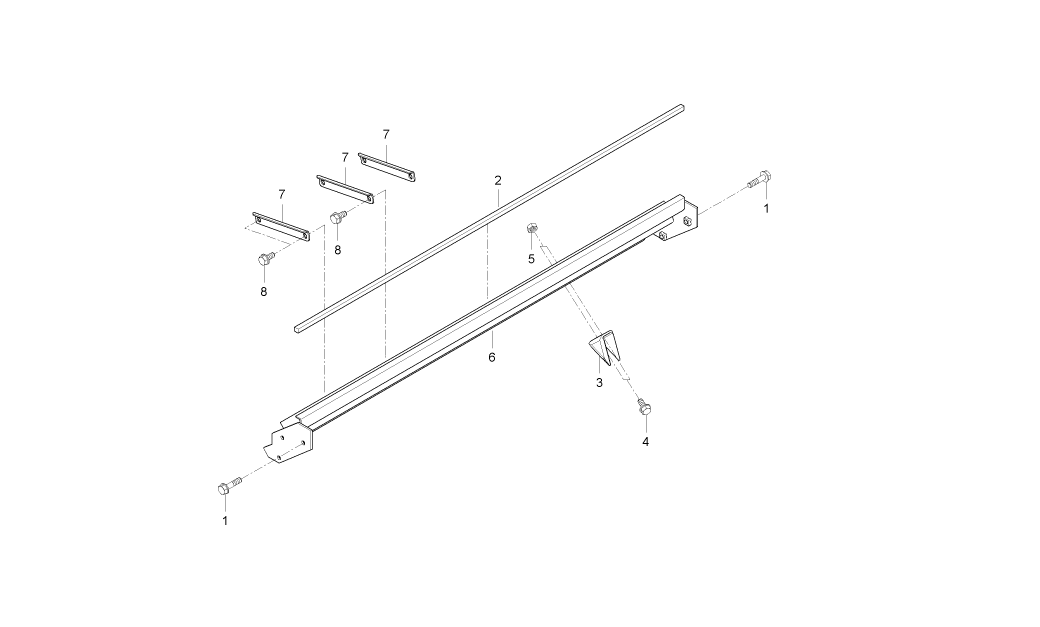
#> input picture drawing_ocr/test/CE1-G3B7001.png, 3119 x 1879 px (shown at 1/3 size)
$ python -i utils.py   (imports and definitions only)   (older library calls are emulated)
#> lines starting #> are read from the running program, lines starting #| are printed output that depends on the picture; after the words box and inside, x2 and y2 are one past the last pixel; in counts of white or black regions, pixels touching at a corner belong together
import os
import cv2
import numpy as np

HEIGHT, WIDTH = 28, 28

def sortContours(dected_list):
    connect_obj = []
    space = 13
    while True:
        if not dected_list:
            break
        cnt = 0
        [x, y, w, h] = dected_list.pop()
        for i, chk in enumerate(dected_list):
            [x_, y_, w_, h_] = chk
            #front
            if (x+w)<x_ and (x+w+space)>x_ and y-5<=y_ and y_<=y+5:
                #connect_obj.append([x, y, (x_-x+w_), h])
                dected_list.pop(i)
                dected_list.append([x, y, (x_-x+w_), h])
                cnt += 1
                break
            #back
            if (x_+w_)<x and (x_+w_+space)>x and y_-5<=y and y<=y_+5:
                #connect_obj.append([x_, y_, (x-x_+w), h_])
                dected_list.pop(i)
                dected_list.append([x_, y_, (x-x_+w), h_])
                cnt += 1
                break
        if cnt == 0 :
            connect_obj.append([x, y, w, h])
    return connect_obj

def make_image_list(src, point_list, imgPath):
    img_arr = []
    for point in point_list:
        [x, y, w, h] = point
        pad = 4
        crop = src[y-pad:y+h+pad, x-pad:x+w+pad]
        padding = cv2.resize(crop, dsize=(WIDTH, HEIGHT), interpolation=cv2.INTER_LINEAR)
        padding = np.reshape(padding, [HEIGHT,WIDTH,1])
        img_arr.append(padding)
    return img_arr

def readIMG(imgPath):
#> called with imgPath = 'test/CE1-G3B7001.png'
    img = cv2.imread(imgPath,cv2.IMREAD_GRAYSCALE)#.astype(np.float32) / 255.
#> img: shape (1879, 3119); 99.3% white; black in thin lines or dots, all inside (x1, y1, x2, y2) = (655, 312, 2313, 1575)
    _, thr = cv2.threshold(img, 127, 255, cv2.THRESH_BINARY_INV)
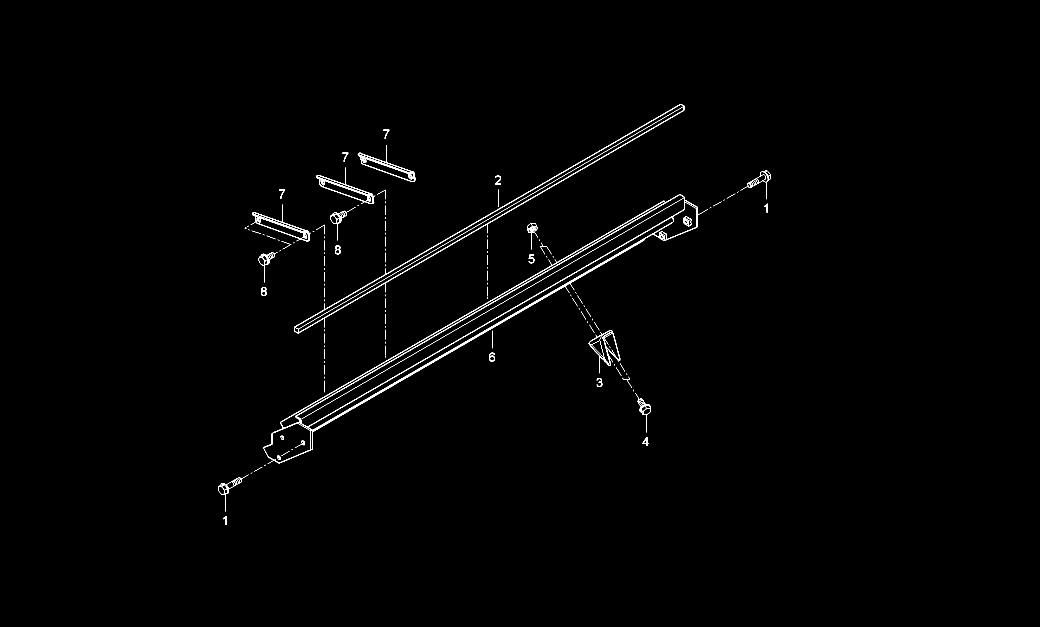
#> thr: shape (1879, 3119) (shown at 1/3 size); 0.65% white in thin lines or dots, all inside (x1, y1, x2, y2) = (655, 312, 2313, 1575)
    kernel = cv2.getStructuringElement(cv2.MORPH_CROSS,(3,3))
    opening = cv2.morphologyEx(thr, cv2.MORPH_OPEN, kernel)
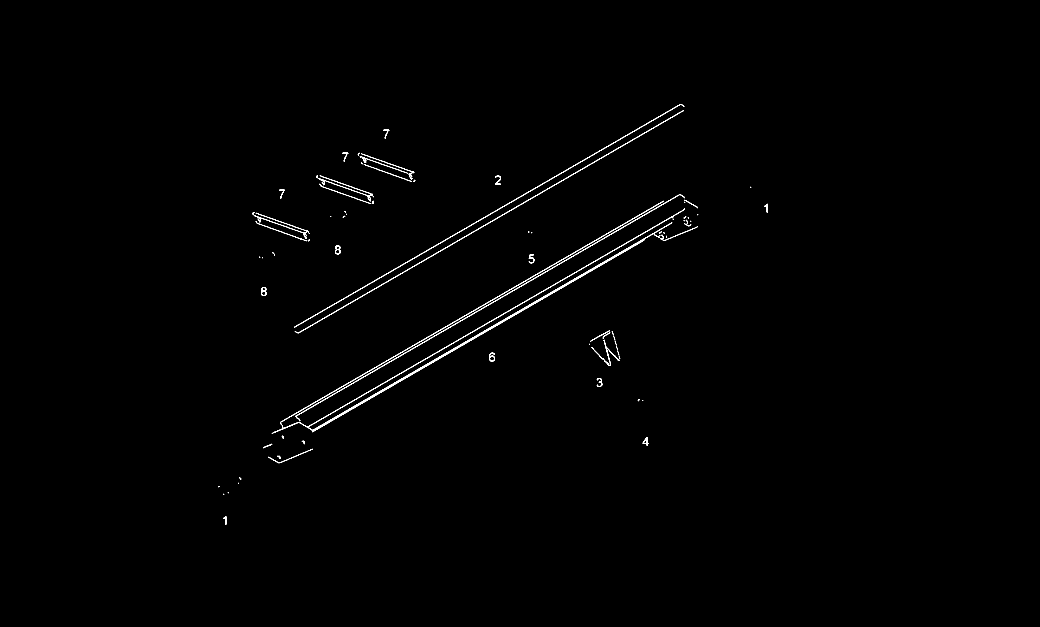
#> opening: shape (1879, 3119) (shown at 1/3 size); 0.48% white in thin lines or dots, all inside (x1, y1, x2, y2) = (655, 312, 2303, 1575)
    _, contours, hierachy = cv2.findContours(opening, cv2.RETR_EXTERNAL, cv2.CHAIN_APPROX_SIMPLE)
#> contours = 112 contours, 61 with area under 20; largest, box (x1, y1, x2, y2) and area: (897, 624, 2055, 1297) 7431, (884, 330, 2052, 1000) 1838, (882, 312, 2042, 984) 1830, (840, 602, 1992, 1274) 1825, (886, 583, 2039, 1251) 1820
    detected_obj = []
    for cnt in contours:
        [x, y, w, h] = cv2.boundingRect(cnt)
        if h>19 and h<30 and w>8 and w<30:
                detected_obj.append([x, y, w, h])
#> this loop made 112 passes
#> (x, y, w, h) on passes 1, 4, 6, 7, 8, 9, 10, 11, 12, 13, 14, 15: (669, 1548, 10, 27), (655, 1458, 4, 4), (717, 1432, 7, 7), (805, 1370, 32, 20), (832, 1367, 10, 10), (838, 1346, 100, 44), (790, 1331, 27, 14), (905, 1322, 10, 11), (1928, 1311, 18, 27), (845, 1307, 7, 10), (845, 1276, 5, 7), (815, 1266, 81, 36)
#> (cnt, x, y, w, h) on passes 2, 3, 5, 17, 21, 23: ([[671, 1481], [670, 1482], [671, 1483], [672, 1482]], 670, 1481, 3, 3), ([[684, 1477], [683, 1478], [684, 1479], [685, 1478]], 683, 1477, 3, 3), ([[715, 1448], [714, 1449], [715, 1450], [716, 1449]], 714, 1448, 3, 3), ([[1928, 1200], [1927, 1201], [1928, 1202], [1929, 1201]], 1927, 1200, 3, 3), ([[1857, 1067], [1856, 1068], [1857, 1069], [1858, 1068]], 1856, 1067, 3, 3), ([[1856, 1063], [1855, 1064], [1856, 1065], [1857, 1064]], 1855, 1063, 3, 3)
#> after the loop, detected_obj = 13 items, first 6: [669, 1548, 10, 27], [1928, 1311, 18, 27], [1790, 1134, 17, 27], [1467, 1058, 18, 27], [783, 861, 17, 27], [1586, 763, 17, 27]
    #connect nearest digit
    connect_obj = sortContours(detected_obj)
#> the loop in sortContours, `while True:` made 14 passes
#> (x, y, w, h) on passes 1 to 12: (1154, 394, 11, 22), (1031, 463, 11, 22), (1485, 527, 18, 27), (841, 574, 11, 22), (2293, 611, 10, 27), (909, 696, 12, 20), (1005, 736, 17, 27), (1586, 763, 17, 27), (783, 861, 17, 27), (1467, 1058, 18, 27), (1790, 1134, 17, 27), (1928, 1311, 18, 27)
#> after the loop in sortContours, `while True:`: connect_obj = 13 items, first 6: [1154, 394, 11, 22], [1031, 463, 11, 22], [1485, 527, 18, 27], [841, 574, 11, 22], [2293, 611, 10, 27], [909, 696, 12, 20]; dected_list = []
    #make image array list
    img_list =  make_image_list(thr, connect_obj,imgPath.split('/')[-1].split('.')[0])
#> the loop in make_image_list, `for point in point_list:` made 13 passes
#> pass 1, in make_image_list, `padding = cv2.resize(crop, dsize=(WIDTH, HEIGHT), interpolation=cv2.IN..`:
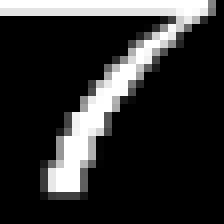
#> padding: shape (28, 28) (shown 8 times larger); min 0, max 255, mean 46.7
#> pass 3, in make_image_list, `crop = src[y-pad:y+h+pad, x-pad:x+w+pad]`:
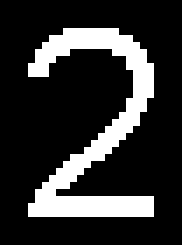
#> crop: shape (35, 26) (shown 7 times larger); 19.6% white; 1 white region, box (x1, y1, x2, y2) and area: (4, 4, 22, 31) 178
#> pass 3, in make_image_list, `padding = cv2.resize(crop, dsize=(WIDTH, HEIGHT), interpolation=cv2.IN..`:
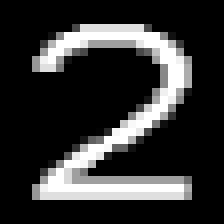
#> padding: shape (28, 28) (shown 8 times larger); min 0, max 255, mean 50.6
#> after the loop in make_image_list, `for point in point_list:`: img_arr = 13 items
#> img_list = 13 items
    img_list = np.asarray(img_list)
    return (connect_obj, img_list)

>>> result = readIMG('test/CE1-G3B7001.png')

$ run again, on drawing_ocr/test/CE1-GA23501(1).png
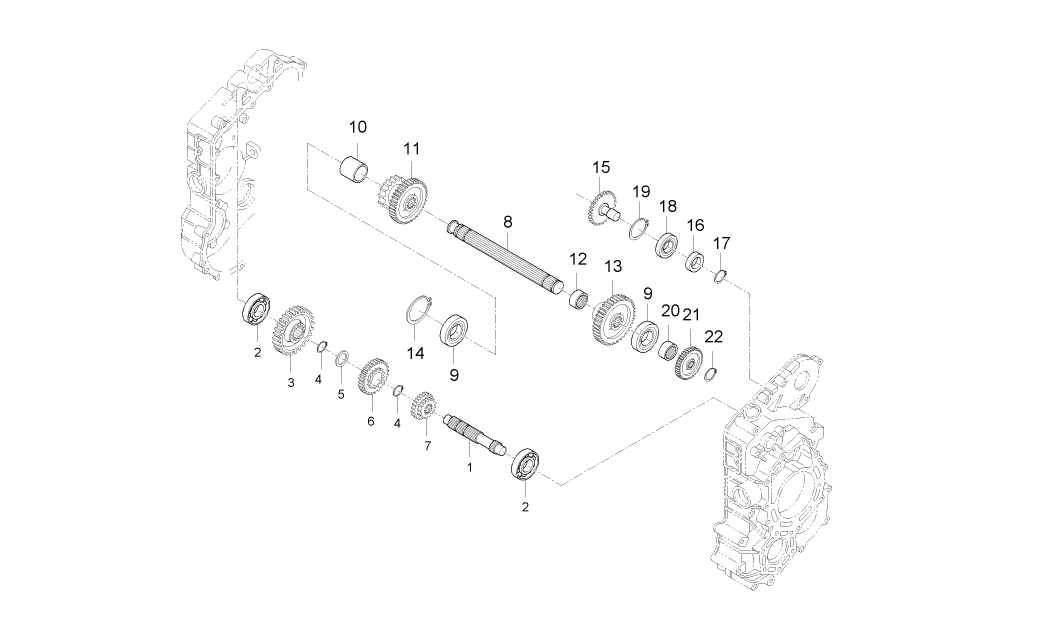
#> input picture drawing_ocr/test/CE1-GA23501(1).png, 3119 x 1879 px (shown at 1/3 size)
#> img: shape (1879, 3119); 98.9% white; black in thin lines or dots, all inside (x1, y1, x2, y2) = (543, 147, 2496, 1772)
#> in readIMG, `opening = cv2.morphologyEx(thr, cv2.MORPH_OPEN, kernel)`:
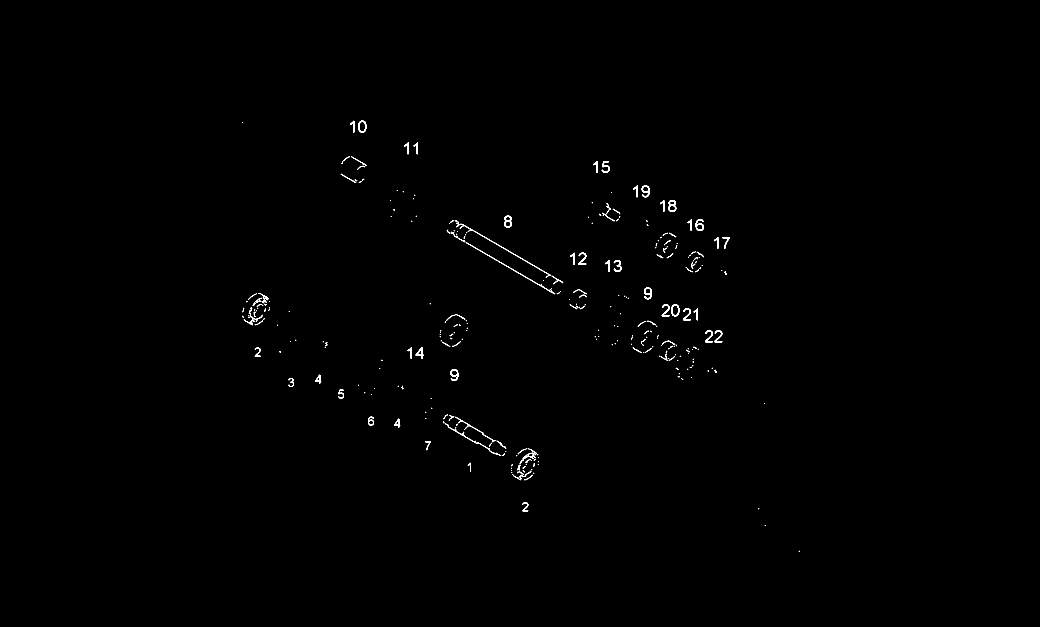
#> opening: shape (1879, 3119) (shown at 1/3 size); 0.31% white; 343 white regions (209 under 20 px)
#> contours = 343 contours, 234 with area under 20; largest, box (x1, y1, x2, y2) and area: (2014, 913, 2038, 949) 686, (1075, 362, 1099, 398) 686, (1512, 647, 1536, 683) 653, (2005, 600, 2029, 636) 653, (2087, 657, 2112, 693) 522
#> the loop in readIMG, `for cnt in contours:` made 343 passes
#> (x, y, w, h) on passes 4 to 6: (1567, 1507, 18, 27), (1559, 1432, 7, 5), (1540, 1426, 24, 15)
#> after the loop in readIMG, `for cnt in contours:`: detected_obj = 15 items, first 6: [1567, 1507, 18, 27], [1403, 1388, 10, 27], [1279, 1329, 11, 22], [1490, 1322, 29, 24], [1183, 1256, 18, 27], [1366, 1250, 23, 20]
#> the loop in sortContours, `while True:` made 16 passes
#> (x, y, w, h) on passes 1 to 8: (1818, 618, 15, 24), (744, 880, 27, 20), (767, 944, 22, 21), (745, 946, 22, 25), (764, 1043, 18, 27), (946, 1124, 18, 27), (865, 1134, 17, 27), (1015, 1169, 17, 27)
#> after the loop in sortContours, `while True:`: connect_obj = 15 items, first 6: [1818, 618, 15, 24], [744, 880, 27, 20], [767, 944, 22, 21], [745, 946, 22, 25], [764, 1043, 18, 27], [946, 1124, 18, 27]; dected_list = []
#> the loop in make_image_list, `for point in point_list:` made 15 passes
#> pass 2, in make_image_list, `padding = cv2.resize(crop, dsize=(WIDTH, HEIGHT), interpolation=cv2.IN..`:
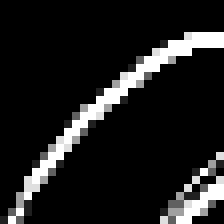
#> padding: shape (28, 28) (shown 8 times larger); min 0, max 255, mean 30.2
#> after the loop in make_image_list, `for point in point_list:`: img_arr = 15 items

$ run again, on drawing_ocr/test/CZ1-G2B3001.png
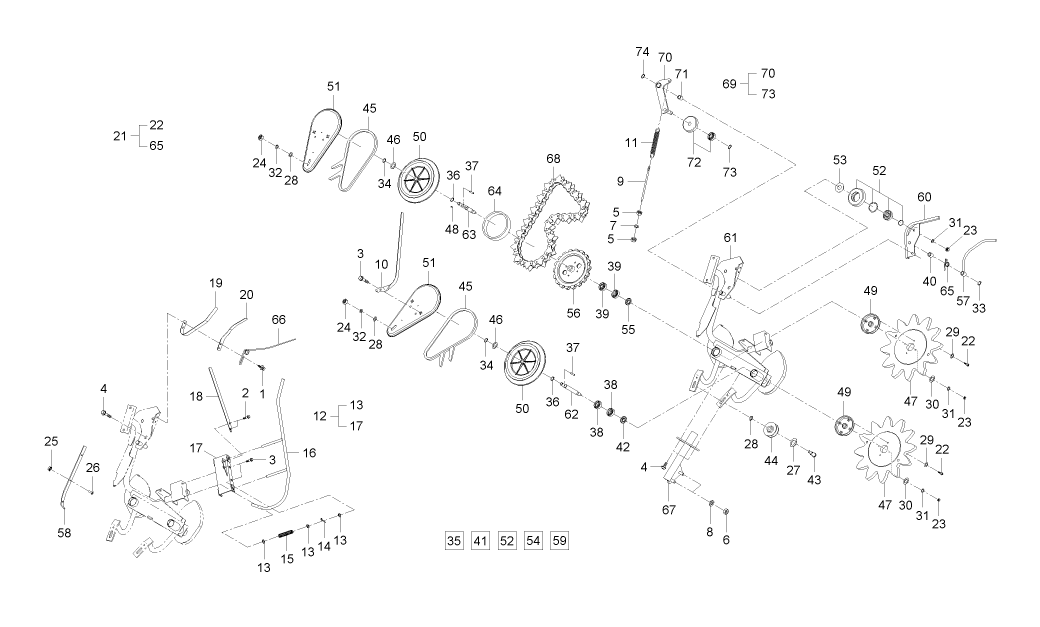
#> input picture drawing_ocr/test/CZ1-G2B3001.png, 3120 x 1879 px (shown at 1/3 size)
#> img: shape (1879, 3120); 98.2% white; black in thin lines or dots, all inside (x1, y1, x2, y2) = (134, 141, 2990, 1716)
#> in readIMG, `opening = cv2.morphologyEx(thr, cv2.MORPH_OPEN, kernel)`:
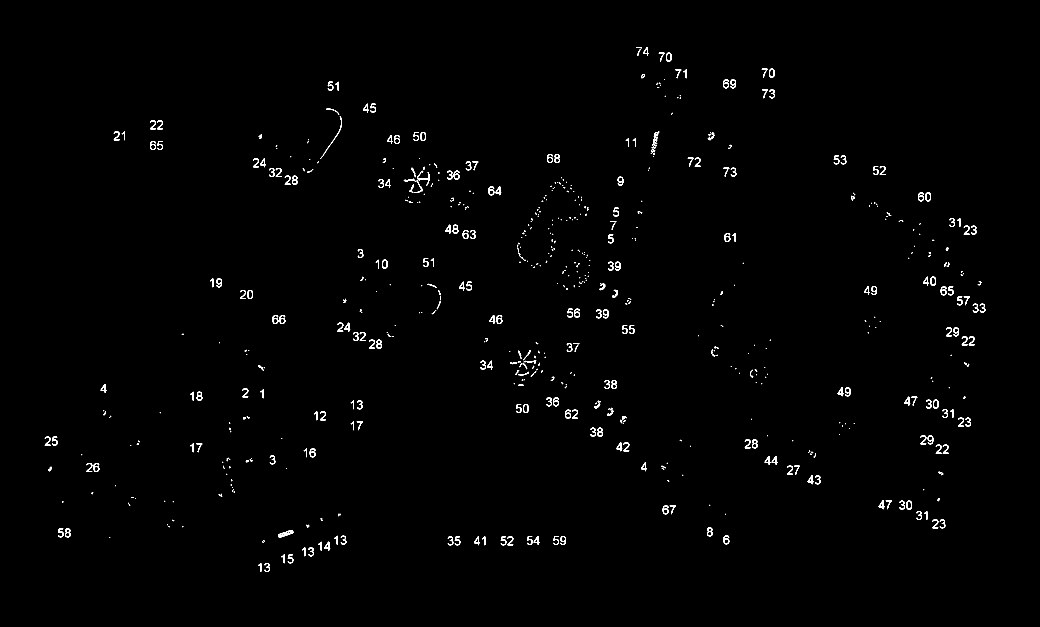
#> opening: shape (1879, 3120) (shown at 1/3 size); 0.72% white; 713 white regions (392 under 20 px)
#> contours = 713 contours, 431 with area under 20; largest, box (x1, y1, x2, y2) and area: (834, 1590, 881, 1613) 457, (2719, 1502, 2736, 1529) 357, (1569, 1212, 1586, 1239) 357, (2799, 1199, 2816, 1226) 357, (742, 870, 759, 897) 357
#> the loop in readIMG, `for cnt in contours:` made 713 passes
#> (x, y, w, h) on passes 1 to 3: (793, 1689, 17, 27), (774, 1689, 10, 27), (863, 1663, 17, 27)
#> after the loop in readIMG, `for cnt in contours:`: detected_obj = 212 items, first 6: [793, 1689, 17, 27], [774, 1689, 10, 27], [863, 1663, 17, 27], [844, 1663, 10, 27], [925, 1642, 17, 27], [906, 1642, 10, 27]
#> the loop in sortContours, `while True:` made 213 passes
#> (x, y, w, h) on passes 1 to 3: (1929, 141, 18, 27), (1912, 146, 35, 22), (1998, 158, 17, 27)
#> the loop in make_image_list, `for point in point_list:` made 116 passes
#> point on passes 1 to 8: [1912, 146, 35, 22], [1980, 163, 35, 22], [2289, 211, 35, 22], [2030, 213, 30, 22], [2169, 238, 39, 27], [983, 245, 33, 27], [2290, 273, 35, 22], [1089, 311, 39, 27]
#> after the loop in make_image_list, `for point in point_list:`:
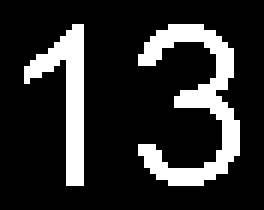
#> crop: shape (35, 44) (shown 6 times larger); 17.9% white; 2 white regions, box (x1, y1, x2, y2) and area: (23, 4, 40, 31) 170, (4, 4, 14, 31) 105
